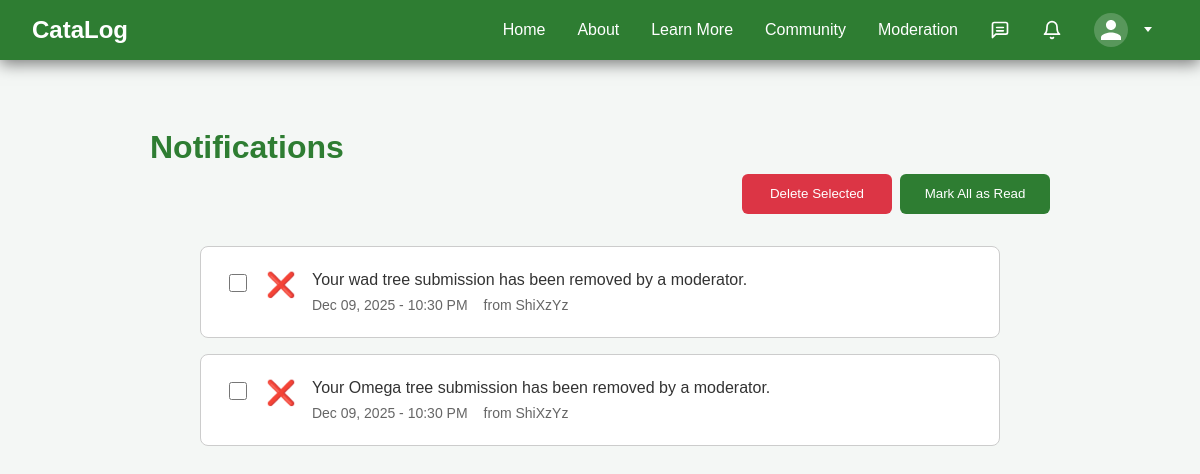
Before: /notifications/ (signed in) with the older database file.
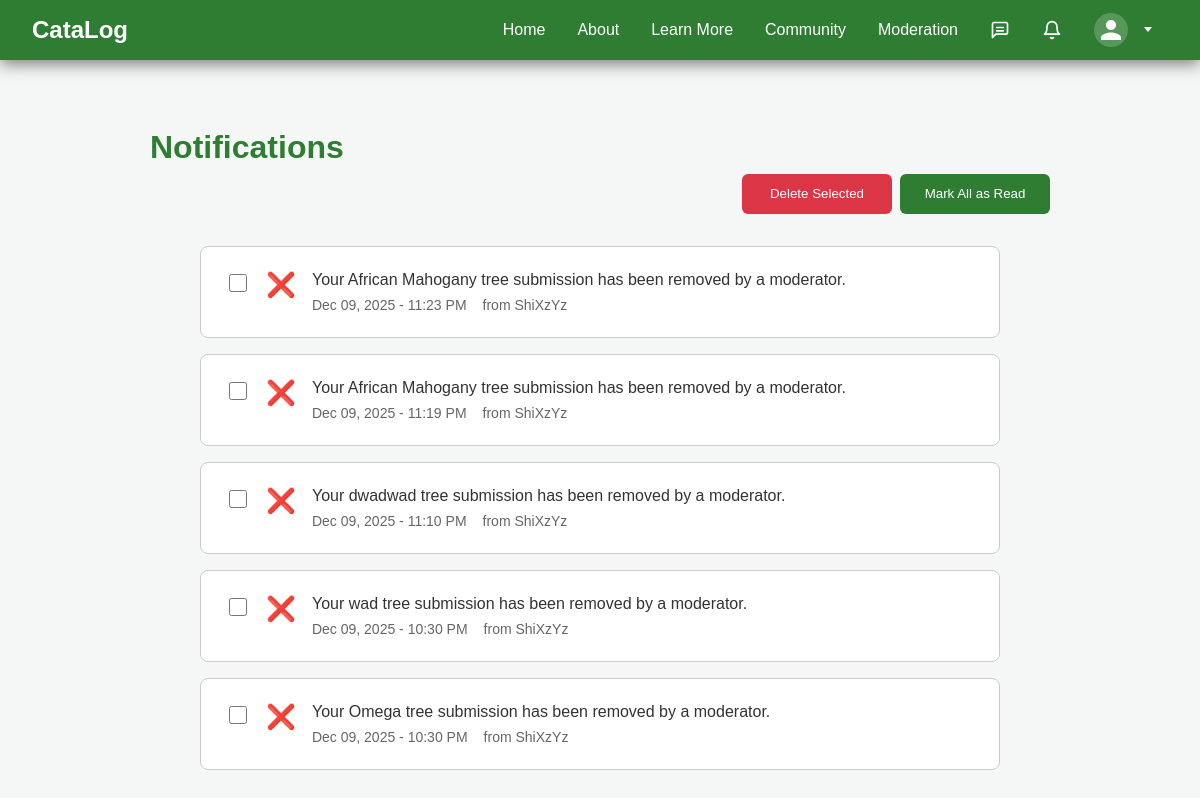
After: the same page with the newer database file.
### home/models.py (models this page shows, shortened)
class Notification(models.Model):
    NOTIFICATION_TYPES = (
        ('tree_flagged', 'Tree Flagged'),
        ('tree_unflagged', 'Tree Approved'),
        ('tree_deleted', 'Tree Deleted'),
    )
    recipient = models.ForeignKey(
        settings.AUTH_USER_MODEL,
        on_delete=models.CASCADE,
        related_name='notifications'
    )
    sender = models.ForeignKey(
        settings.AUTH_USER_MODEL,
        on_delete=models.SET_NULL,
        null=True,
        blank=True,
        related_name='sent_notifications'
    )
    notification_type = models.CharField(max_length=20, choices=NOTIFICATION_TYPES)
    tree_submission = models.ForeignKey(
        TreeSubmission,
        on_delete=models.CASCADE,
        null=True,
        blank=True
    )
    message = models.TextField()
    is_read = models.BooleanField(default=False)
    created_at = models.DateTimeField(auto_now_add=True)
    class Meta:
        ordering = ['-created_at']

class CustomUser(AbstractUser):
    ROLE_CHOICES = (
        ('user', 'User'),
        ('moderator', 'Moderator'),
    )
    role = models.CharField(max_length=10, choices=ROLE_CHOICES, default='user')
    avatar = models.ForeignKey(CustomImage, on_delete=models.SET_NULL, null=True, blank=True, default=None)
    bio = models.TextField(blank=True)
    sustainability_interests = models.CharField(max_length=255, blank=True)
    nickname = models.CharField(max_length=100, blank=True)
    profile_completed = models.BooleanField(default=False)
    def get_display_name(self):
        return self.nickname if self.nickname else self.username

### home/views.py (the view)
# urls.py: path('notifications/', views.notifications, name='notifications'),
@login_required
def notifications(request):
    user_notifications = Notification.objects.filter(recipient=request.user)
    return render(request, 'home/notifications.html', {
        'notifications': user_notifications
    })

### home/context_processors.py (called while the page is built)
def unread_messages(request):
    if request.user.is_authenticated:
        unread_count = Message.objects.filter(
            conversation__participants=request.user
        ).exclude(
            sender=request.user
        ).exclude(
            read_by=request.user
        ).count()
        return {'unread_message_count': unread_count}
    return {'unread_message_count': 0}

def unread_notifications(request):
    if request.user.is_authenticated:
        unread_count = Notification.objects.filter(
            recipient=request.user,
            is_read=False
        ).count()
        return {'unread_notification_count': unread_count}
    return {'unread_notification_count': 0}

### home/templates/home/notifications.html (shortened to what this page needs)
{% extends 'base.html' %}
{% block content %}
<div class="page-container">
    <h1 class="page-title">Notifications</h1>
    <div class="notifications-header">
        {% if notifications %}
            <div class="header-actions">
                <button id="delete-selected-btn" class="community-btn delete-btn csp-5790ffba29" >Delete Selected</button>
                <button id="mark-all-read-btn" class="community-btn">Mark All as Read</button>
            </div>
        {% endif %}
    </div>
    <div class="notifications-container">
        {% if notifications %}
            {% for notification in notifications %}
                <div class="notification-item {% if not notification.is_read %}unread{% endif %}" data-notification-id="{{ notification.id }}">
                    <div class="notification-checkbox">
                        <input type="checkbox" class="notification-select" value="{{ notification.id }}">
                    </div>
                    <div class="notification-icon">
                        {% if notification.notification_type == 'tree_flagged' %}
                            <span class="icon-warning">⚠️</span>
                        {% elif notification.notification_type == 'tree_unflagged' %}
                            <span class="icon-success">✅</span>
                        {% elif notification.notification_type == 'tree_deleted' %}
                            <span class="icon-error">❌</span>
                        {% endif %}
                    </div>
                    <div class="notification-content">
                        <div class="notification-message">{{ notification.message }}</div>
                        <div class="notification-meta">
                            <span class="notification-time">{{ notification.created_at|date:"M d, Y - g:i A" }}</span>
                            {% if notification.sender %}
                                <span class="notification-sender">from {{ notification.sender.get_display_name }}</span>
                            {% endif %}
                        </div>
                    </div>
                </div>
            {% endfor %}
        {% else %}
            <div class="no-notifications">
                <p>You have no notifications yet.</p>
            </div>
        {% endif %}
    </div>
</div>
{% endblock %}

### home/templates/base.html (shortened to what this page needs)
{% load static %}
<!DOCTYPE html>
<html>
<head>
    <link rel="stylesheet" href="{% static 'home/style.css' %}">
    <link rel="stylesheet" href="{% static 'home/csp-inline-fixes.css' %}">
    <link href="https://api.mapbox.com/mapbox-gl-js/v3.0.0/mapbox-gl.css" rel="stylesheet">
</head>
<body>
    <nav>
        <h2><a href="{% url 'index' %}" class="csp-b784ff6068">CataLog</a></h2>
        <ul>
            <li><a href="{% url 'index' %}">Home</a></li>
            <li><a href="{% url 'about' %}">About</a></li>
            <li><a href="{% url 'learn' %}">Learn More</a></li>
            <li><a href="{% url 'community' %}">Community</a></li>
            {% if user.role == 'moderator' %}
            <li><a href="{% url 'moderator' %}">Moderation</a></li>
            {% endif %}
            {% if user.is_authenticated %}
            <li><a href="{% url 'conversation_list' %}" class="csp-4bfe6d5aff">
            </a></li>
            <li class="notifications-dropdown">
                <a href="#" id="notifications-toggle" class="csp-4bfe6d5aff">
                    <svg xmlns="http://www.w3.org/2000/svg" width="20" height="20" viewBox="0 0 24 24" fill="none" stroke="currentColor" stroke-width="2" stroke-linecap="round" stroke-linejoin="round">
                        <path d="M18 8A6 6 0 0 0 6 8c0 7-3 9-3 9h18s-3-2-3-9"></path>
                        <path d="M13.73 21a2 2 0 0 1-3.46 0"></path>
                    </svg>
                </a>
            </li>
            <li class="profile-dropdown">
                <a href="#" class="profile-toggle csp-ca8dfae588" >
                    {% if user.avatar and user.avatar.public_url %}
                    <img src="{{ user.avatar.public_url }}" alt="{{ user.get_display_name }}" class="csp-85c3f16ccb">
                    {% else %}
                    <svg xmlns="http://www.w3.org/2000/svg" width="30" height="30" viewBox="0 0 24 24" fill="white" class="csp-b65019ab18">
                        <path d="M12 12c2.21 0 4-1.79 4-4s-1.79-4-4-4-4 1.79-4 4 1.79 4 4 4zm0 2c-2.67 0-8 1.34-8 4v2h16v-2c0-2.66-5.33-4-8-4z" />
                    </svg>
                    {% endif %}
                </a>
            </li>
            {% else %}
                <li><a href="/accounts/login/">Login</a></li>
            {% endif %}
        </ul>
    </nav>
    {% block content %}{% endblock %}
</body>
</html>

### home/static/home/style.css (style rules this page uses)
:root { --bg-primary: #f4f7f5; --bg-secondary: #ffffff; --bg-card: #ffffff; --text-primary: #333; --text-secondary: #777; --text-muted: #999; --nav-bg: #2e7d32; --nav-hover: #388e3c; --border-color: #ccc; --border-light: #e0e0e0; --shadow-sm: rgba(0, 0, 0, 0.1); --shadow-md: rgba(0, 0, 0, 0.15); --input-bg: #ffffff; --input-border: #ccc; }
html, body { margin: 0; font-family: Arial, sans-serif; background-color: var(--bg-primary); color: var(--text-primary); height: 100%; }
nav { background-color: var(--nav-bg); color: white; display: flex; justify-content: space-between; align-items: center; padding-left: 2rem; padding-right: 2rem; box-shadow: 0 4px 15px rgba(0, 0, 0, 0.5); position: relative; z-index: 10; height: 60px; }
nav h2 { color: white; margin: 0; }
nav h2 a { color: white; text-decoration: none; display: inline-block; line-height: 1; }
nav ul { list-style: none; display: flex; margin: 0; padding: 0; height: 100%; }
nav li { height: 100%; display: flex; align-items: center; }
nav ul a { display: flex; height: 100%; align-items: center; color: white; text-decoration: none; transition: background-color 0.3s ease; padding: 0 1rem; }
.profile-dropdown { position: relative; }
.notifications-dropdown { position: relative; }
.profile-toggle { cursor: pointer; user-select: none; }
.profile-toggle::after { content: ''; display: inline-block; width: 0; height: 0; margin-left: 8px; margin-bottom: 2px; border-left: 4px solid transparent; border-right: 4px solid transparent; border-top: 5px solid white; transition: transform 0.3s ease; }
.page-container { max-width: 900px; margin: 2rem auto; padding: 1rem 2rem; }
.page-title { color: #2e7d32; font-size: 2rem; margin-bottom: 0.5rem; }
.community-btn { background-color: #2e7d32; color: white; border: none; padding: 0.6rem 1.2rem; border-radius: 6px; cursor: pointer; transition: background-color 0.2s ease-in-out; }

### static/home/csp-inline-fixes.css (style rules this page uses)
.csp-b784ff6068 { color: inherit; text-decoration: none }
.csp-4bfe6d5aff { position: relative; display: inline-flex; align-items: center }
.csp-5790ffba29 { display: none }
.csp-ca8dfae588 { display: flex; align-items: center; gap: 8px }
.csp-b65019ab18 { background-color: rgba(255,255,255,0.2); border-radius: 50%; padding: 2px }

### home/templates/home/notifications.html (style rules this page uses)
.notifications-header { display: flex; justify-content: flex-end; margin-bottom: 1rem; }
.header-actions { display: flex; gap: 0.5rem; align-items: flex-start; }
.header-actions .community-btn { width: 150px; height: 40px; line-height: 40px; white-space: nowrap; display: inline-flex !important; align-items: center; justify-content: center; vertical-align: top; margin: 0; padding: 0.6rem 1.2rem; box-sizing: border-box; }
.delete-btn { background-color: #dc3545; }
.notifications-container { max-width: 800px; margin: 0 auto; }
.notification-item { display: flex; align-items: flex-start; gap: 1rem; padding: 1.5rem; margin-bottom: 1rem; background-color: var(--card-background, white); border: 1px solid var(--border-color, #ddd); border-radius: 8px; transition: all 0.2s ease; }
.notification-checkbox { display: flex; align-items: center; flex-shrink: 0; }
.notification-checkbox input[type="checkbox"] { width: 18px; height: 18px; cursor: pointer; }
.notification-icon { font-size: 1.5rem; flex-shrink: 0; }
.notification-content { flex-grow: 1; }
.notification-message { font-size: 1rem; margin-bottom: 0.5rem; color: var(--text-color, #333); }
.notification-meta { display: flex; gap: 1rem; font-size: 0.875rem; color: var(--secondary-text-color, #666); }
#mark-all-read-btn { margin-bottom: 1rem; }

Changed rows visible on the page:
added Notification: message "Your African Mahogany tree submission has been removed by a moderator.", created_at "Dec 09, 2025 - 11:23 PM", sender.get_display_name "ShiXzYz"
added Notification: message "Your African Mahogany tree submission has been removed by a moderator.", created_at "Dec 09, 2025 - 11:19 PM", sender.get_display_name "ShiXzYz"
added Notification: message "Your dwadwad tree submission has been removed by a moderator.", created_at "Dec 09, 2025 - 11:10 PM", sender.get_display_name "ShiXzYz"
